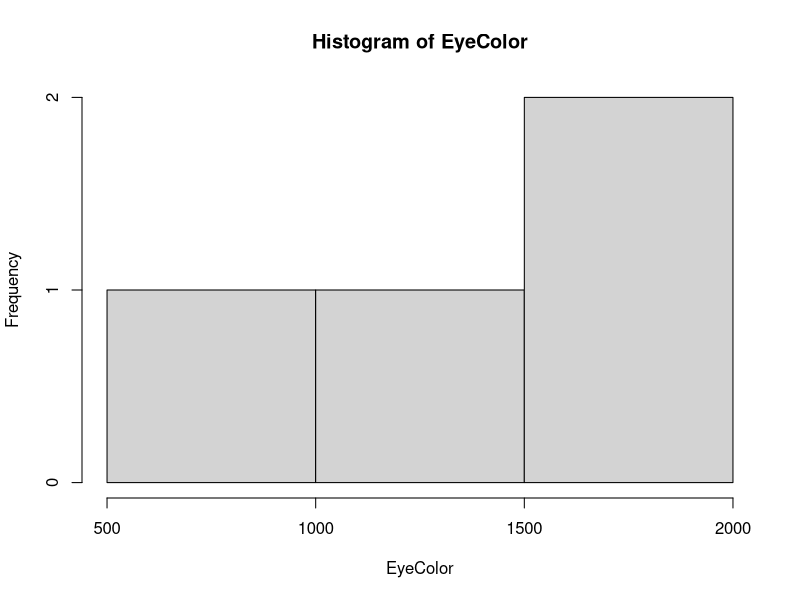
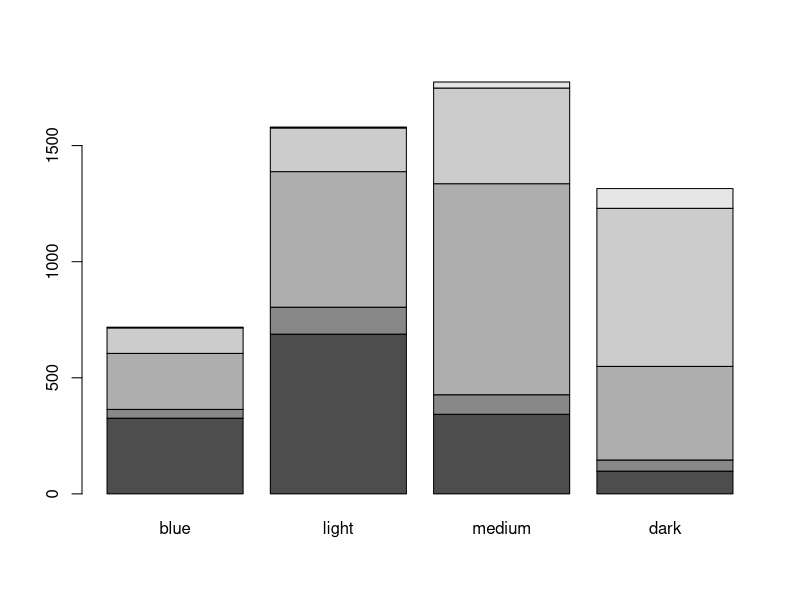
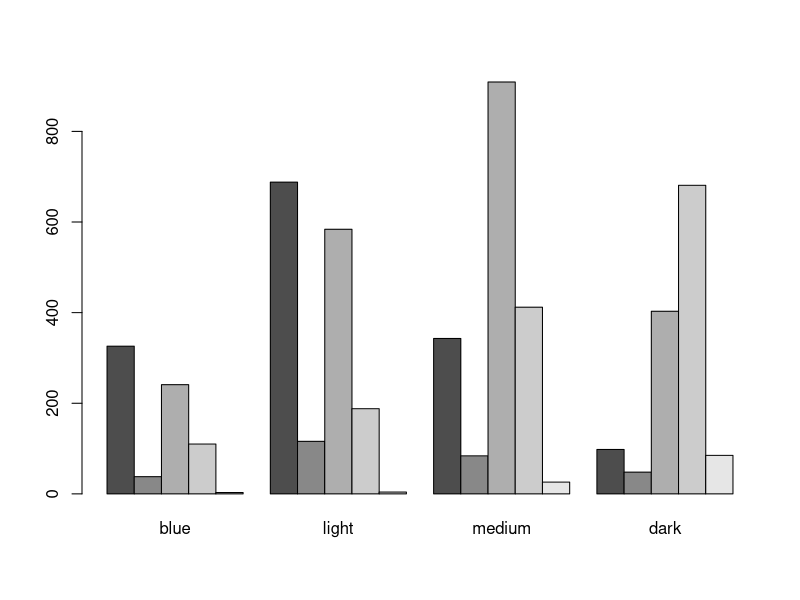

Write R code to recreate these figures, in order.
#Week 6 Quiz
#Joanne Garcia

#1 - Caith is a table that contains the total observations
#of a pair of two variables.  One variable
#is hair color, and the other is eye color.

install.packages("MASS")
require(MASS)
data(caith)
EyeColor <- rowSums(caith)
EyeColor

#2 - EyeColor contains the total observations
#of each specific eyecolor, regardless of haircolor.

#3
HairColor <- c(caith)
HairColor

#4
hist(EyeColor)

#5 - The following line of code takes the information
#out of the table and puts it into a matrix form
#similiar to a data frame.
caitha <- as.matrix(caith)
caitha

#6 - The following line of code converts the data into a bar
#graph.  x axis includes EyeColor and y axis includes
#HairColor.
barplot(t(as.matrix(caith)))

#7
barplot(t(as.matrix(caith)), beside=T)

#8
#There seems to be a correlation between eye color and hair color.
#People with darker pigmented eye color tend to have darker hair color,
#while people with lighter pigmented eye color tend to have lighter hair color.
